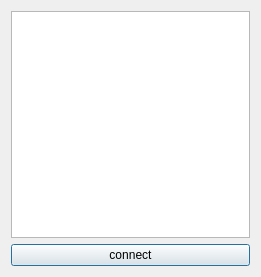
<?xml version="1.0" encoding="UTF-8"?>
<ui version="4.0">
 <class>SequenceConnectionDialog</class>
 <widget class="QDialog" name="SequenceConnectionDialog">
  <property name="geometry">
   <rect>
    <x>0</x>
    <y>0</y>
    <width>261</width>
    <height>277</height>
   </rect>
  </property>
  <property name="windowTitle">
   <string>Dialog</string>
  </property>
  <layout class="QVBoxLayout" name="verticalLayout">
   <item>
    <widget class="QListWidget" name="listWidget"/>
   </item>
   <item>
    <widget class="QPushButton" name="pushButton">
     <property name="text">
      <string>connect</string>
     </property>
    </widget>
   </item>
  </layout>
 </widget>
 <resources/>
 <connections/>
</ui>
